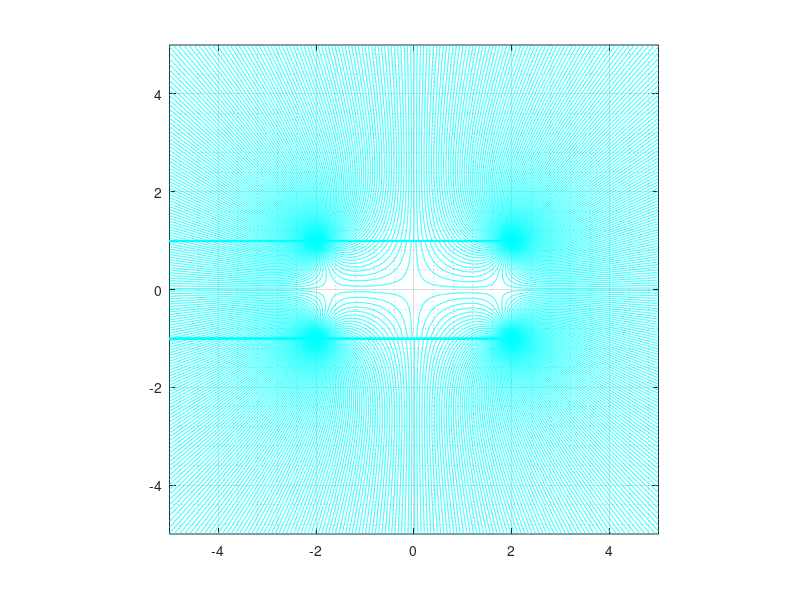

Write the MATLAB code that produced this figure.
ix=5;
interval=500;
contours=500;
[x,y]=meshgrid(-ix:ix/interval:ix);
m=2;
a=1;
z=x+1i*y;

zo1=2*a+1i*a;
zo2=-2*a+1i*a;
zo3=-2*a-1i*a;
zo4=2*a-1i*a;

Fz=-m*(log(z-zo1)+log(z-zo2)+log(z-zo3)+log(z-zo4))/2*pi;

contour(x,y,imag(Fz),contours,'c');
grid on;
grid minor;
axis([-ix ix -ix ix])
pbaspect([1 1 1]);